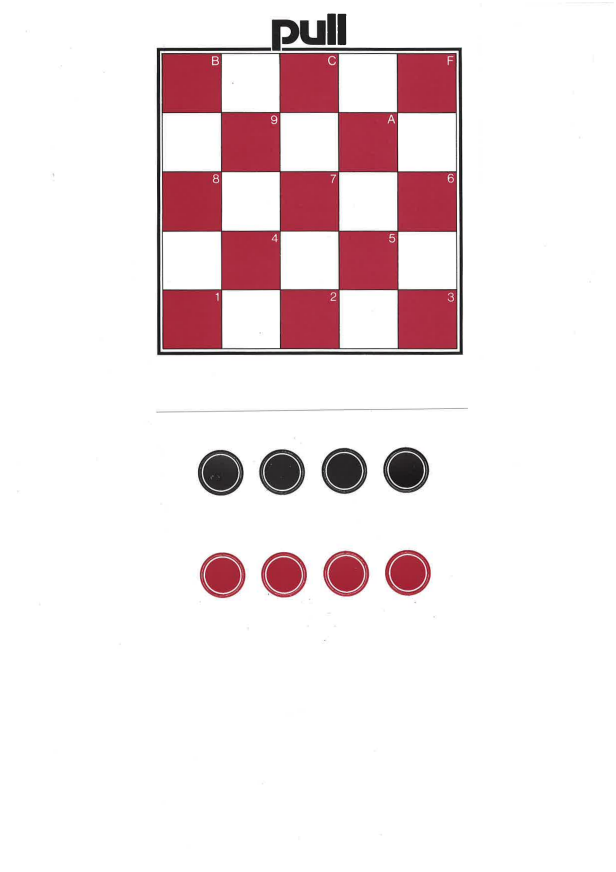
#> input picture anl2094/pages/page-02.png, 2464 x 3488 px, given in place of page-01.png, which was not available (shown at 1/4 size)
$ python p01.py
#> lines starting #> are read from the running program, lines starting #| are printed output that depends on the picture; pictures that were not available may be replaced by others from this repository, and a replacement may not be noted
### anl2094/tools/page_build.py
#!/usr/bin/env python3
"""Reusable page builder for the mark-then-translate workflow.

NOTE: after building, run tools/check_overflow.py for the page. English is
often longer than the German it replaces, and an overlay that overruns its
box is not clipped - it spills onto whatever is below. A 5 px overrun is
invisible in review and wrong in print.

The user marks translatable-text rectangles with tools/mark_text.py ->
  figures/page-NN.json {"prose":[...], "heading":[...], "table":[...], "targets":[...]}

A per-page script then supplies the English text and lets this module emit
layout/page-NN.json + translations/page-NN.en.json, which build_page_html reads.

Every overlay white-outs its box with a pad-0 (tight) mask at the EXACT marked
coordinates, so it never bleeds onto a frame. Anything not marked is preserved.

Typical per-page script:

    from page_build import PageBuild
    P = PageBuild(ROOT, 30); M = P.marks
    P.prose(M["prose"][0], "English paragraph 1 ...")
    P.prose(M["prose"][1], "English paragraph 2 ...")
    P.whiteout(M["heading"][0]); P.heading(M["targets"][0], "Heading text", fs=15)
    P.write()
"""
import json

PPM = 2480 / 210.0
Z = lambda s: f'&bdquo;{s}&ldquo;'          # German low-high quotes for labels
NDASH, TIMES, DIV = '&ndash;', '&times;', '&divide;'
FONT = 'font-family:Helvetica,Arial,sans-serif;color:#111;'


class PageBuild:
    def __init__(self, root, nn, align=True, mask_color=None, ink="#111",
                 crop=None):
        """mask_color / ink: the covers print white text on red, where the
        default white mask would punch a hole in the artwork. Set them per page
        (or per call) to paint the mask in the page colour and the text in the
        colour it replaces."""
        self.root, self.nn = root, nn
        self.mask_color, self.ink = mask_color, ink
        # crop=(left, top, right, bottom) px trimmed off the scan, for the
        # covers: the sheet was scanned with a white sliver of the platen down
        # two edges, which shows as a pale border around the red. Boxes are
        # still written in SCAN coordinates - write() does the shift.
        self.crop = tuple(crop) if crop else None
        self.blocks, self.en = [], {}
        try:
            self.marks = json.load(open(f"{root}/figures/page-{nn:02d}.json"))
        except FileNotFoundError:
            self.marks = {"prose": [], "heading": [], "table": [], "targets": []}
        if align:
            self._align()

    # [26 lines left out: function _align, not called in this run]

    # ---- core ----
    def _font(self, color=None):
        return f"font-family:Helvetica,Arial,sans-serif;color:{color or self.ink};"

    def _add(self, bbox, html, tight=None, mask=None):
        i = len(self.blocks)
        blk = {"kind": "body", "bbox": list(bbox), "fragments": [list(bbox)],
               "lines": [list(bbox)], "text": ""}
        mc = mask or self.mask_color
        if mc:
            blk["mask_color"] = mc
        # Always opt out of build_page_html's default "one fat rectangle over the
        # whole bbox" mask - park it on a 1px throwaway rect up in the margin.
        # Every call site here states its own masking, and a block that asks for
        # NO mask (whiteout=False) must actually get none: on the red covers that
        # stray white rectangle is a hole in the artwork, not a no-op.
        blk["mask_lines"] = True
        blk["lines"] = [[2, 2, 3, 3]]; blk["fragments"] = [[2, 2, 3, 3]]
        if tight is not None:
            blk["tight_masks"] = [list(r) for r in tight]
        self.blocks.append(blk)
        self.en[str(i)] = {"de": "", "en": html}
        return i

    # ---- white-out a marked box (no text) ----
    def whiteout(self, box):
        self._add(box, "<div></div>", tight=[box])

    # ---- a body paragraph fit into (and white-ing out) its box ----
    # [13 lines left out: function prose, not called in this run]

    # ---- a heading / caption / label placed at an exact box ----
    def heading(self, box, html, fs=13, bold=True, center=False,
                nowrap=True, whiteout=True, lh=1.1, color=None, mask=None,
                right=False, italic=False):
        w = 700 if bold else 400
        al = 'right' if right else ('center' if center else 'left')
        ws = 'white-space:nowrap;' if nowrap else ''
        it = 'font-style:italic;' if italic else ''
        self._add(box, f'<div style="{self._font(color)}font-size:{fs}pt;'
                  f'font-weight:{w};{ws}{it}text-align:{al};line-height:{lh}">'
                  f'{html}</div>',
                  tight=[box] if whiteout else None, mask=mask)

    # ---- raw html overlay (e.g. a rebuilt HTML table) at a box ----
    def raw(self, box, html, whiteout=True, extra_white=None, mask=None):
        rects = []
        if whiteout:
            rects.append(box)
        if extra_white:
            rects += [list(r) for r in extra_white]
        self._add(box, html, tight=rects or None, mask=mask)

    # ---- re-draw a thin black line (frame/rule segment the white-out covered) ----
    def line(self, box):
        self._add(box, f'<div style="width:100%;height:100%;background:#111">'
                  f'</div>', tight=[box])

    def write(self):
        # the covers are square; take the real size so the sheet is not stretched
        try:
            from PIL import Image
            size = list(Image.open(f"{self.root}/pages/page-{self.nn:02d}.png").size)
        except Exception:
            size = [2480, 3507]
        extra = {}
        if self.crop:
            l, t, r, bm = self.crop
            size = [size[0] - l - r, size[1] - t - bm]
            extra["bg_crop_px"] = [l, t, r, bm]
            for blk in self.blocks:
                blk["bbox"] = [blk["bbox"][0] - l, blk["bbox"][1] - t,
                               blk["bbox"][2] - l, blk["bbox"][3] - t]
                if "tight_masks" in blk:
                    blk["tight_masks"] = [[m[0] - l, m[1] - t, m[2] - l, m[3] - t]
                                          for m in blk["tight_masks"]]
        # px_per_mm from the sheet's own width: the loose game-board sheets
        # scanned 2464 px wide, and PPM's fixed 2480 would drift ~13 px by the
        # right-hand edge.
        ppm = size[0] / 210.0
        layout = {"page_size_px": size, "dpi": 300, "px_per_mm": ppm, **extra,
                  "text_blocks": self.blocks, "raw_blocks": []}
        json.dump(layout, open(f"{self.root}/layout/page-{self.nn:02d}.json", "w"),
                  indent=2)
        json.dump(self.en,
                  open(f"{self.root}/translations/page-{self.nn:02d}.en.json", "w"),
                  indent=2, ensure_ascii=False)
        print(f"page-{self.nn:02d}: {len(self.blocks)} overlay blocks "
              f"(prose {len(self.marks.get('prose', []))}, "
              f"heading {len(self.marks.get('heading', []))}, "
              f"table {len(self.marks.get('table', []))}, "
              f"targets {len(self.marks.get('targets', []))})")

# [11 lines left out: function fit_fs, not called in this run]

### anl2094/tools/p01.py
"""Page 1 - the front cover.

Unlike every other page in this book the cover prints white text on a red
field, so the pipeline's default white mask would punch holes in the artwork.
Each mask therefore takes the colour of the red around it, sampled from the
scan (the red is a scan of print, so it is not perfectly flat and drifts a
little across the sheet).

Two further differences:
  * the left-hand list is right-aligned, so it is laid out as one masked block
    with the lines set over it - thirteen separate masks would show as banding.
  * the big "computer spiele" logotype is left exactly as printed. It is drawn
    in a 1970s rounded display face that nothing on this machine can match, and
    setting "games" in Helvetica beside that "computer" would look worse than
    leaving it. Same reasoning as FALLGRUBE and the START terminator.
"""
import sys, os
sys.path.insert(0, os.path.dirname(os.path.abspath(__file__)))
import numpy as np
from PIL import Image
from page_build import PageBuild

ROOT = os.path.dirname(os.path.dirname(os.path.abspath(__file__)))
SCAN = np.asarray(Image.open(f"{ROOT}/pages/page-01.png").convert("RGB")).astype(int)


def bg(box, pad=18):
    """Median colour of the ring just outside `box`, as #rrggbb."""
#> called with pad = 18
    x0, y0, x1, y1 = box
    h, w, _ = SCAN.shape
    outer = SCAN[max(0, y0 - pad):min(h, y1 + pad), max(0, x0 - pad):min(w, x1 + pad)]
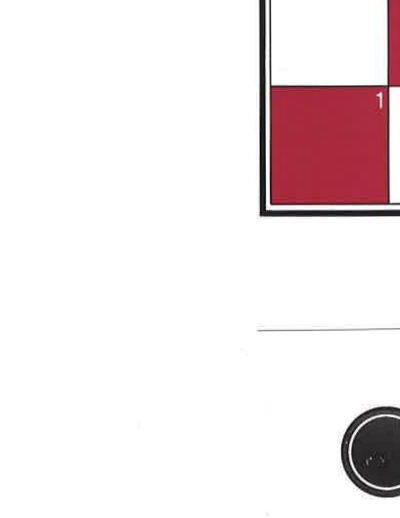
#> outer: shape (1036, 799, 3) int64 (shown at 1/2 size); mean R, G, B 241, 232.2, 233.6
    inner = SCAN[y0:y1, x0:x1]
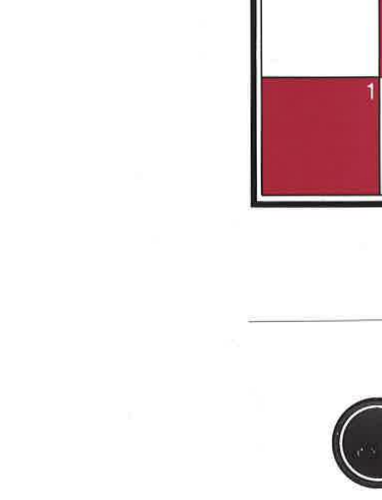
#> inner: shape (1000, 763, 3) int64 (shown at 1/2 size); mean R, G, B 241.2, 232.2, 233.6
    ring = np.concatenate([outer.reshape(-1, 3),
                           np.repeat(inner.reshape(-1, 3), 0, axis=0)])
    # drop the text itself: keep only pixels that are not near-white
    ring = ring[~((ring[:, 0] > 195) & (ring[:, 1] > 195) & (ring[:, 2] > 195))]
    if len(ring) == 0:
        return "#ffffff"
    r, g, b = np.median(ring, 0).astype(int)
#> r = 168; g = 42; b = 60
    return f"#{r:02x}{g:02x}{b:02x}"


b = PageBuild(ROOT, 1, align=False, ink="#ffffff", crop=(21, 18, 7, 35))

# ---- left-hand teaser list (white, right-aligned on red) ----------------
LIST = [1005, 2005]                      # the block the German list occupies
LX, RX = 128, 891                        # left margin / common right edge
b.raw([LX, LIST[0], RX, LIST[1]], "<div></div>", mask=bg([LX, LIST[0], RX, LIST[1]]))
#> in raw, `rects = []`: rects = []
#> in _add, `blk = {"kind": "body", "bbox": list(bbox), "fragments": [list(bbox)], ..`: blk = {'kind': 'body', 'bbox': [128, 1005, 891, 2005], 'fragments': [[128, 1005, 891, 2005]], 'lines': [[128, 1005, 891, 2005]], 'text': ''}

ROWS = [1018, 1097, 1172, 1251, 1331, 1411, 1490,
        1570, 1650, 1731, 1811, 1873, 1953]
ITEMS = [
    "Strategy and puzzle games",
    "Games of chance and patience",
    "17+4",
    "Reaction games",
    "Number Avalanche",
    "One-Armed Bandit",
    "Chess Clock",
    "Code Lock",
    "Clock with chimes",
    "World Time Calculation",
    "Prime number and",
    "exponentiation calculations",
    ". . . and much more.",
]
for y, txt in zip(ROWS, ITEMS):
    b.heading([LX, y, RX, y + 56], txt, fs=12.0, bold=True, right=True,
              whiteout=False, lh=1.0)

# ---- picture captions --------------------------------------------------
# "Black Jack", "Roulette" and "Blockade" read the same in English and are left
# as printed; "Fallgrube" keeps its German name, as it does on its own page.
# The masks stop at y=1412: the white picture panels end at y~1406.
CAP = dict(fs=12.0, bold=True, center=True, lh=1.0)
for box, txt in (([1418, 1412, 1800, 1495], "Sound Memory"),
                 ([1872, 1412, 2228, 1495], "Car Race")):
    b.heading(box, txt, mask=bg(box), **CAP)
#> this loop made 2 passes
#> (r in bg, g in bg, b in bg) on pass 1: (44, 42, 42)
#> pass 1, in bg (call 2), `outer = SCAN[max(0, y0 - pad):min(h, y1 + pad), max(0, x0 - pad):min(w..`:
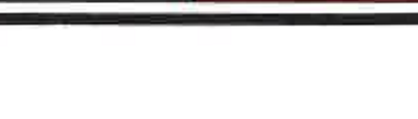
#> outer: shape (119, 418, 3) int64; mean R, G, B 228, 227.4, 227.4
#> pass 1, in bg (call 2), `inner = SCAN[y0:y1, x0:x1]`:
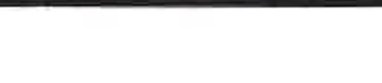
#> inner: shape (83, 382, 3) int64; mean R, G, B 235.8, 235.8, 235.8
#> pass 2, in bg (call 3), `inner = SCAN[y0:y1, x0:x1]`:
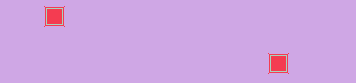
#> inner: shape (83, 356, 3) int64; 3 distinct labels, from 253 to 255; one colour per label, 0 black

# ---- strapline ---------------------------------------------------------
# One mask for both lines. Measured tight, the German's ascenders (y=2207) and
# descenders (y=2349) fall outside the two ink boxes and ghost through.
STRAP = [110, 2192, 1900, 2362]
b.raw(STRAP, "<div></div>", mask=bg(STRAP))
#> call 4 of bg, with pad = 18
#> in bg (call 4), `outer = SCAN[max(0, y0 - pad):min(h, y1 + pad), max(0, x0 - pad):min(w..`:
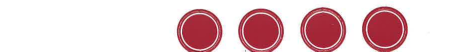
#> outer: shape (206, 1826, 3) int64 (shown at 1/4 size); mean R, G, B 231, 201.9, 205.8
#> in bg (call 4), `inner = SCAN[y0:y1, x0:x1]`:
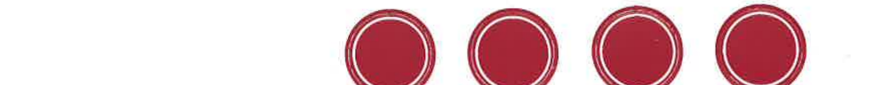
#> inner: shape (170, 1790, 3) int64 (shown at 1/2 size); mean R, G, B 227.3, 193.4, 198
#> in bg (call 4), `r, g, b = np.median(ring, 0).astype(int)`: r = 165; g = 40; b = 57
for box, txt in (([120, 2205, 1106, 2280], "25 games and experiments"),
                 ([120, 2283, 1860, 2358],
                  "to program yourself for Microtronic 2090")):
    b.heading(box, txt, fs=17.4, bold=True, whiteout=False, lh=1.0)
#> this loop made 2 passes

# ---- order number (black text, also on the red) ------------------------
ORD = [1930, 2350, 2330, 2410]
b.heading(ORD, "Order no. 2094", fs=11.5, bold=False, color="#111",
          mask=bg(ORD), lh=1.0)
b.write()
#> in write, `size = list(Image.open(f"{self.root}/pages/page-{self.nn:02d}.png").si..`: size = [2464, 3488]
#> in write, `size = [size[0] - l - r, size[1] - t - bm]`: size = [2436, 3435]
#> the loop in write, `for blk in self.blocks:` made 20 passes
#> in write, `ppm = size[0] / 210.0`: ppm = 11.6
#| page-01: 20 overlay blocks (prose 0, heading 0, table 0, targets 0)

$ run again, on anl2094/pages/page-07.png
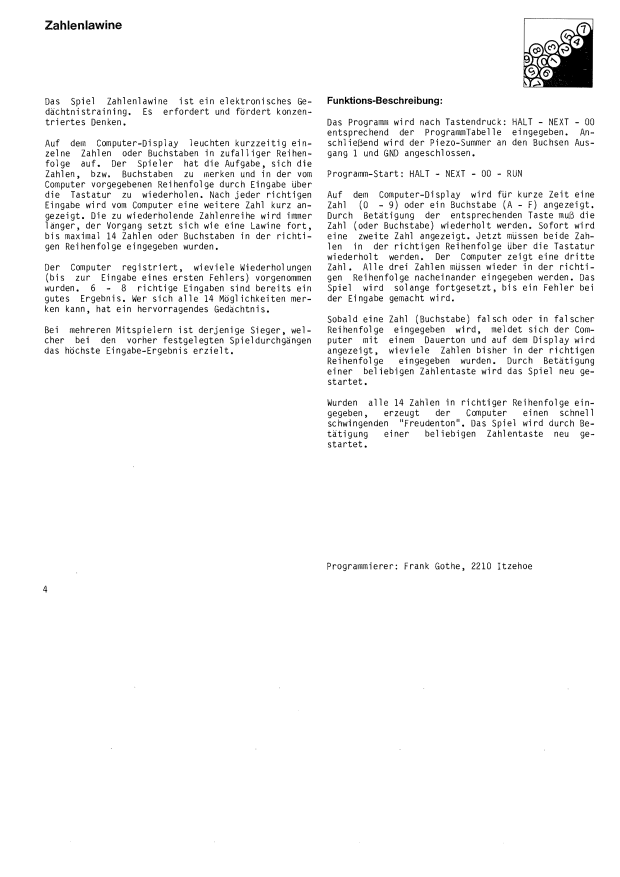
#> input picture anl2094/pages/page-07.png, 2480 x 3508 px, given in place of page-01.png, which was not available (shown at 1/4 size)
#> SCAN: shape (3508, 2480, 3) int64; 256 distinct labels, from 0 to 255
#> outer: shape (1036, 799, 3) int64; 256 distinct labels, from 0 to 255
#> in bg, `inner = SCAN[y0:y1, x0:x1]`:
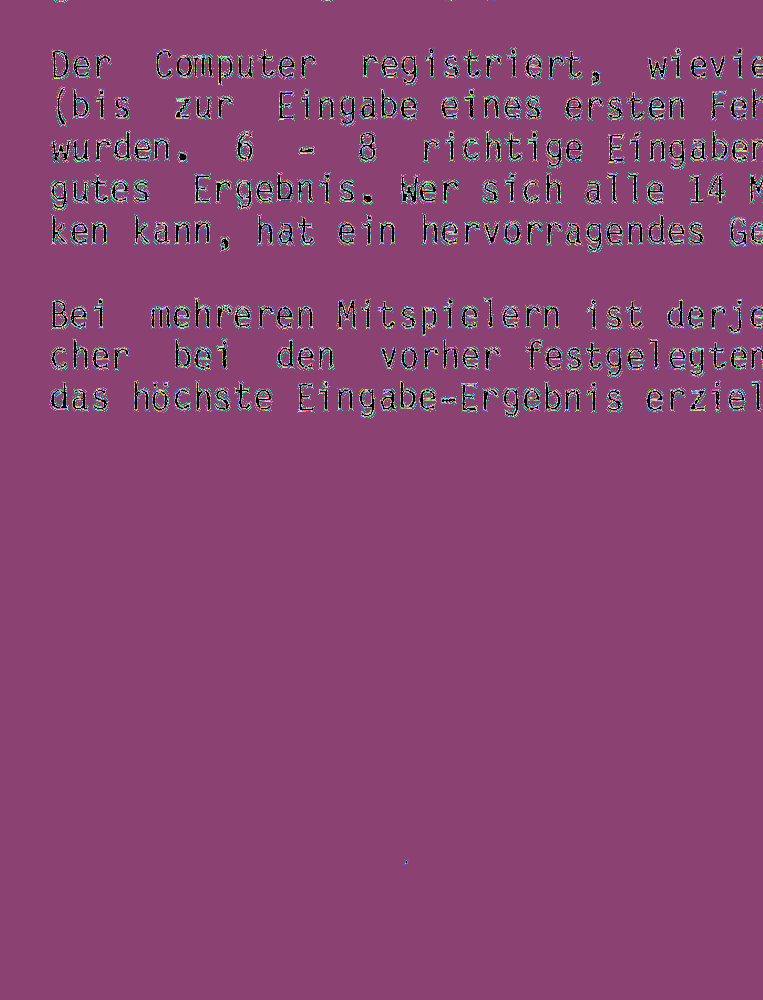
#> inner: shape (1000, 763, 3) int64; 256 distinct labels, from 0 to 255; one colour per label, 0 black
#> r = 15
#> rects = []
#> in _add, `blk = {"kind": "body", "bbox": list(bbox), "fragments": [list(bbox)], ..`: blk = {'kind': 'body', 'bbox': [128, 1005, 891, 2005], 'fragments': [[128, 1005, 891, 2005]], 'lines': [[128, 1005, 891, 2005]], 'text': ''}
#> the loop `for box, txt in (([1418, 1412, 1800, 1495], "Sound Memory"), ([1872, 1..` made 2 passes
#> (r in bg, g in bg, b in bg) on passes 1 to 2: (10, 10, 10), (8, 8, 8)
#> outer: shape (206, 1826, 3) int64; 256 distinct labels, from 0 to 255
#> in bg (call 4), `inner = SCAN[y0:y1, x0:x1]`:
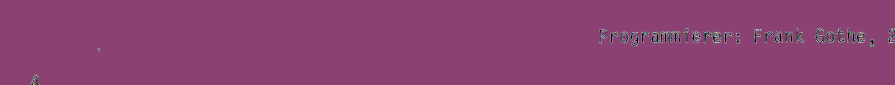
#> inner: shape (170, 1790, 3) int64 (shown at 1/2 size); 256 distinct labels, from 0 to 255; one colour per label, 0 black
#> r = 17
#> the loop `for box, txt in (([120, 2205, 1106, 2280], "25 games and experiments")..` made 2 passes
#> outer: shape (96, 436, 3) int64; every value is 255
#> inner: shape (60, 400, 3) int64; every value is 255
#> in write, `size = list(Image.open(f"{self.root}/pages/page-{self.nn:02d}.png").si..`: size = [2480, 3508]
#> in write, `size = [size[0] - l - r, size[1] - t - bm]`: size = [2452, 3455]
#> the loop in write, `for blk in self.blocks:` made 20 passes
#> ppm = 11.68
#| page-01: 20 overlay blocks (prose 0, heading 0, table 0, targets 0)
